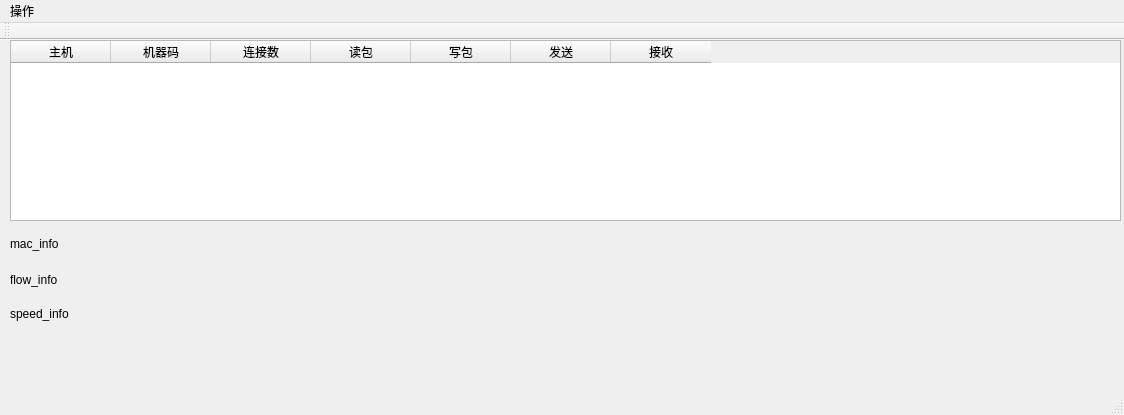
<?xml version="1.0" encoding="UTF-8"?>
<ui version="4.0">
 <class>QtApplicationClass</class>
 <widget class="QMainWindow" name="QtApplicationClass">
  <property name="geometry">
   <rect>
    <x>0</x>
    <y>0</y>
    <width>1124</width>
    <height>415</height>
   </rect>
  </property>
  <property name="windowTitle">
   <string>网络共享器</string>
  </property>
  <property name="toolTipDuration">
   <number>-5</number>
  </property>
  <property name="tabShape">
   <enum>QTabWidget::Rounded</enum>
  </property>
  <widget class="QWidget" name="centralWidget">
   <widget class="QLabel" name="label_flow_info">
    <property name="geometry">
     <rect>
      <x>10</x>
      <y>232</y>
      <width>621</width>
      <height>16</height>
     </rect>
    </property>
    <property name="text">
     <string>flow_info</string>
    </property>
   </widget>
   <widget class="QLabel" name="label_speed">
    <property name="geometry">
     <rect>
      <x>10</x>
      <y>266</y>
      <width>621</width>
      <height>16</height>
     </rect>
    </property>
    <property name="text">
     <string>speed_info</string>
    </property>
   </widget>
   <widget class="QLabel" name="label_mac_info">
    <property name="geometry">
     <rect>
      <x>10</x>
      <y>196</y>
      <width>1101</width>
      <height>16</height>
     </rect>
    </property>
    <property name="text">
     <string>mac_info</string>
    </property>
   </widget>
   <widget class="QTableWidget" name="tableWidget">
    <property name="geometry">
     <rect>
      <x>10</x>
      <y>0</y>
      <width>1111</width>
      <height>181</height>
     </rect>
    </property>
    <property name="editTriggers">
     <set>QAbstractItemView::NoEditTriggers</set>
    </property>
    <column>
     <property name="text">
      <string>主机</string>
     </property>
    </column>
    <column>
     <property name="text">
      <string>机器码</string>
     </property>
    </column>
    <column>
     <property name="text">
      <string>连接数</string>
     </property>
    </column>
    <column>
     <property name="text">
      <string>读包</string>
     </property>
    </column>
    <column>
     <property name="text">
      <string>写包</string>
     </property>
    </column>
    <column>
     <property name="text">
      <string>发送</string>
     </property>
     <property name="font">
      <font>
       <weight>50</weight>
       <bold>false</bold>
      </font>
     </property>
    </column>
    <column>
     <property name="text">
      <string>接收</string>
     </property>
    </column>
   </widget>
  </widget>
  <widget class="QMenuBar" name="menuBar">
   <property name="geometry">
    <rect>
     <x>0</x>
     <y>0</y>
     <width>1124</width>
     <height>23</height>
    </rect>
   </property>
   <widget class="QMenu" name="menus">
    <property name="title">
     <string>操作</string>
    </property>
    <addaction name="actionstart"/>
    <addaction name="actionstop"/>
    <addaction name="separator"/>
    <addaction name="actionset"/>
   </widget>
   <addaction name="menus"/>
  </widget>
  <widget class="QToolBar" name="mainToolBar">
   <attribute name="toolBarArea">
    <enum>TopToolBarArea</enum>
   </attribute>
   <attribute name="toolBarBreak">
    <bool>false</bool>
   </attribute>
  </widget>
  <widget class="QStatusBar" name="statusBar"/>
  <action name="action_start">
   <property name="text">
    <string>启动</string>
   </property>
  </action>
  <action name="action">
   <property name="text">
    <string>-</string>
   </property>
  </action>
  <action name="actionstart">
   <property name="text">
    <string>启动</string>
   </property>
  </action>
  <action name="actionstop">
   <property name="text">
    <string>停止</string>
   </property>
  </action>
  <action name="actionset">
   <property name="text">
    <string>设置</string>
   </property>
  </action>
 </widget>
 <layoutdefault spacing="6" margin="11"/>
 <resources>
  <include location="QtApplication.qrc"/>
 </resources>
 <connections/>
</ui>
